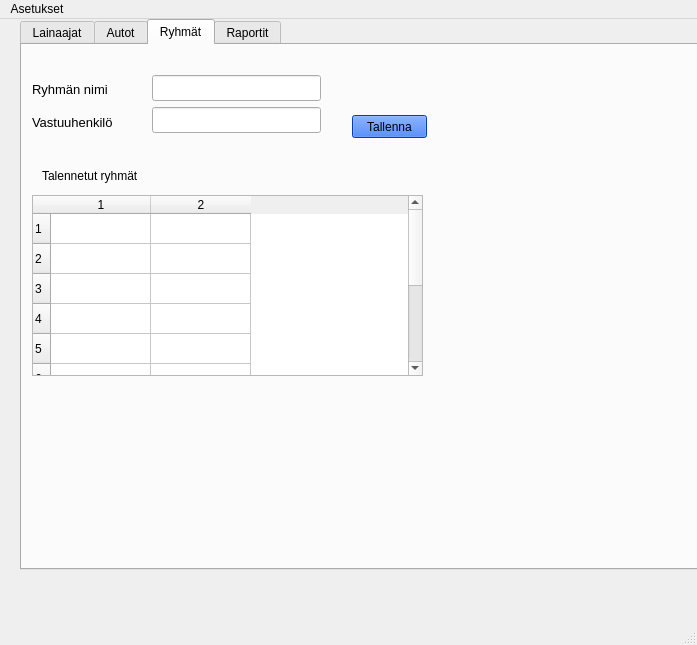
<?xml version="1.0" encoding="UTF-8"?>
<ui version="4.0">
 <class>MainWindow</class>
 <widget class="QMainWindow" name="MainWindow">
  <property name="geometry">
   <rect>
    <x>0</x>
    <y>0</y>
    <width>697</width>
    <height>645</height>
   </rect>
  </property>
  <property name="windowTitle">
   <string>MainWindow</string>
  </property>
  <property name="windowIcon">
   <iconset theme="preferences-desktop-accessibility"/>
  </property>
  <widget class="QWidget" name="centralwidget">
   <widget class="QTabWidget" name="tabWidget">
    <property name="geometry">
     <rect>
      <x>20</x>
      <y>0</y>
      <width>783</width>
      <height>551</height>
     </rect>
    </property>
    <property name="cursor">
     <cursorShape>PointingHandCursor</cursorShape>
    </property>
    <property name="currentIndex">
     <number>2</number>
    </property>
    <widget class="QWidget" name="studentTab">
     <property name="cursor">
      <cursorShape>ArrowCursor</cursorShape>
     </property>
     <attribute name="title">
      <string>Lainaajat</string>
     </attribute>
     <widget class="QTableWidget" name="registeredPersonsTableWidget">
      <property name="geometry">
       <rect>
        <x>20</x>
        <y>200</y>
        <width>601</width>
        <height>321</height>
       </rect>
      </property>
      <property name="cursor" stdset="0">
       <cursorShape>ForbiddenCursor</cursorShape>
      </property>
      <property name="rowCount">
       <number>10</number>
      </property>
      <property name="columnCount">
       <number>5</number>
      </property>
      <row/>
      <row/>
      <row/>
      <row/>
      <row/>
      <row/>
      <row/>
      <row/>
      <row/>
      <row/>
      <column/>
      <column/>
      <column/>
      <column/>
      <column/>
     </widget>
     <widget class="QLabel" name="registeredPersonsLabel">
      <property name="geometry">
       <rect>
        <x>20</x>
        <y>180</y>
        <width>131</width>
        <height>16</height>
       </rect>
      </property>
      <property name="text">
       <string>Rekisteröidyt lainaajat</string>
      </property>
     </widget>
     <widget class="QPushButton" name="savePersonPushButton">
      <property name="geometry">
       <rect>
        <x>320</x>
        <y>140</y>
        <width>71</width>
        <height>23</height>
       </rect>
      </property>
      <property name="font">
       <font>
        <bold>true</bold>
       </font>
      </property>
      <property name="cursor">
       <cursorShape>PointingHandCursor</cursorShape>
      </property>
      <property name="styleSheet">
       <string notr="true">background-color: rgb(57, 136, 220);
color: rgb(255, 255, 255);</string>
      </property>
      <property name="text">
       <string>Tallenna</string>
      </property>
     </widget>
     <widget class="QWidget" name="layoutWidget">
      <property name="geometry">
       <rect>
        <x>130</x>
        <y>10</y>
        <width>171</width>
        <height>156</height>
       </rect>
      </property>
      <layout class="QVBoxLayout" name="studentInputsVerticalLayout">
       <item>
        <widget class="QLineEdit" name="ssnLineEdit">
         <property name="font">
          <font>
           <pointsize>11</pointsize>
          </font>
         </property>
        </widget>
       </item>
       <item>
        <widget class="QLineEdit" name="firstNameLineEdit">
         <property name="font">
          <font>
           <pointsize>11</pointsize>
          </font>
         </property>
        </widget>
       </item>
       <item>
        <widget class="QLineEdit" name="lastNameLineEdit">
         <property name="font">
          <font>
           <pointsize>11</pointsize>
          </font>
         </property>
        </widget>
       </item>
       <item>
        <widget class="QComboBox" name="groupComboBox">
         <property name="font">
          <font>
           <pointsize>11</pointsize>
          </font>
         </property>
        </widget>
       </item>
       <item>
        <widget class="QLineEdit" name="vehicleClassLineEdit">
         <property name="font">
          <font>
           <pointsize>11</pointsize>
          </font>
         </property>
        </widget>
       </item>
      </layout>
     </widget>
     <widget class="QWidget" name="layoutWidget">
      <property name="geometry">
       <rect>
        <x>20</x>
        <y>10</y>
        <width>101</width>
        <height>151</height>
       </rect>
      </property>
      <layout class="QVBoxLayout" name="studentLabelsVerticalLayout">
       <item>
        <widget class="QLabel" name="ssnLabel">
         <property name="font">
          <font>
           <pointsize>10</pointsize>
          </font>
         </property>
         <property name="text">
          <string>Henkilötunnus</string>
         </property>
        </widget>
       </item>
       <item>
        <widget class="QLabel" name="firstNameLabel">
         <property name="font">
          <font>
           <pointsize>10</pointsize>
          </font>
         </property>
         <property name="text">
          <string>Etunimi</string>
         </property>
        </widget>
       </item>
       <item>
        <widget class="QLabel" name="lastNameLabel">
         <property name="font">
          <font>
           <pointsize>10</pointsize>
          </font>
         </property>
         <property name="text">
          <string>Sukunimi</string>
         </property>
        </widget>
       </item>
       <item>
        <widget class="QLabel" name="groupLabel">
         <property name="font">
          <font>
           <pointsize>10</pointsize>
          </font>
         </property>
         <property name="text">
          <string>Ryhmä</string>
         </property>
        </widget>
       </item>
       <item>
        <widget class="QLabel" name="vehicleClassLabel">
         <property name="font">
          <font>
           <pointsize>10</pointsize>
          </font>
         </property>
         <property name="text">
          <string>Ajoneuvoluokka</string>
         </property>
        </widget>
       </item>
      </layout>
     </widget>
    </widget>
    <widget class="QWidget" name="vehicleTab">
     <property name="cursor">
      <cursorShape>ArrowCursor</cursorShape>
     </property>
     <attribute name="title">
      <string>Autot</string>
     </attribute>
     <widget class="QWidget" name="layoutWidget">
      <property name="geometry">
       <rect>
        <x>10</x>
        <y>0</y>
        <width>101</width>
        <height>141</height>
       </rect>
      </property>
      <layout class="QVBoxLayout" name="vehicleLabelsVerticalLayout">
       <item>
        <widget class="QLabel" name="numberPlateLabel">
         <property name="font">
          <font>
           <pointsize>10</pointsize>
          </font>
         </property>
         <property name="text">
          <string>Rekisterinumero</string>
         </property>
        </widget>
       </item>
       <item>
        <widget class="QLabel" name="manufacturerLabel">
         <property name="font">
          <font>
           <pointsize>10</pointsize>
          </font>
         </property>
         <property name="text">
          <string>Merkki</string>
         </property>
        </widget>
       </item>
       <item>
        <widget class="QLabel" name="modelLabel">
         <property name="font">
          <font>
           <pointsize>10</pointsize>
          </font>
         </property>
         <property name="text">
          <string>Malli</string>
         </property>
        </widget>
       </item>
       <item>
        <widget class="QLabel" name="modelYearLabel">
         <property name="font">
          <font>
           <pointsize>10</pointsize>
          </font>
         </property>
         <property name="text">
          <string>Vuosimalli</string>
         </property>
        </widget>
       </item>
       <item>
        <widget class="QLabel" name="capacityLabel">
         <property name="font">
          <font>
           <pointsize>10</pointsize>
          </font>
         </property>
         <property name="text">
          <string>Henkilömäärä</string>
         </property>
        </widget>
       </item>
      </layout>
     </widget>
     <widget class="QWidget" name="layoutWidget_2">
      <property name="geometry">
       <rect>
        <x>120</x>
        <y>0</y>
        <width>169</width>
        <height>156</height>
       </rect>
      </property>
      <layout class="QVBoxLayout" name="vehicleInputsVerticalLayout">
       <item>
        <widget class="QLineEdit" name="numberPlateLineEdit">
         <property name="font">
          <font>
           <pointsize>11</pointsize>
          </font>
         </property>
        </widget>
       </item>
       <item>
        <widget class="QLineEdit" name="manufacturerLineEdit">
         <property name="font">
          <font>
           <pointsize>11</pointsize>
          </font>
         </property>
        </widget>
       </item>
       <item>
        <widget class="QLineEdit" name="modelLineEdit">
         <property name="font">
          <font>
           <pointsize>11</pointsize>
          </font>
         </property>
        </widget>
       </item>
       <item>
        <widget class="QLineEdit" name="modelYearLineEdit">
         <property name="font">
          <font>
           <pointsize>11</pointsize>
          </font>
         </property>
        </widget>
       </item>
       <item>
        <widget class="QLineEdit" name="capacityLineEdit">
         <property name="font">
          <font>
           <pointsize>11</pointsize>
          </font>
         </property>
        </widget>
       </item>
      </layout>
     </widget>
     <widget class="QPushButton" name="saveVehiclePushButton">
      <property name="geometry">
       <rect>
        <x>300</x>
        <y>120</y>
        <width>91</width>
        <height>23</height>
       </rect>
      </property>
      <property name="font">
       <font>
        <bold>true</bold>
       </font>
      </property>
      <property name="cursor">
       <cursorShape>PointingHandCursor</cursorShape>
      </property>
      <property name="styleSheet">
       <string notr="true">background-color: rgb(57, 136, 220);
color: rgb(255, 255, 255);</string>
      </property>
      <property name="text">
       <string>Tallenna</string>
      </property>
     </widget>
     <widget class="QPushButton" name="printBarcodePushButton">
      <property name="geometry">
       <rect>
        <x>300</x>
        <y>90</y>
        <width>91</width>
        <height>23</height>
       </rect>
      </property>
      <property name="font">
       <font>
        <bold>true</bold>
       </font>
      </property>
      <property name="cursor">
       <cursorShape>PointingHandCursor</cursorShape>
      </property>
      <property name="styleSheet">
       <string notr="true">background-color: rgb(220, 162, 25);
color: rgb(255, 255, 255);</string>
      </property>
      <property name="text">
       <string>Viivakoodi</string>
      </property>
     </widget>
     <widget class="QTableWidget" name="vehicleCatalogTableWidget">
      <property name="geometry">
       <rect>
        <x>10</x>
        <y>190</y>
        <width>601</width>
        <height>321</height>
       </rect>
      </property>
      <property name="cursor" stdset="0">
       <cursorShape>ForbiddenCursor</cursorShape>
      </property>
      <property name="rowCount">
       <number>10</number>
      </property>
      <property name="columnCount">
       <number>5</number>
      </property>
      <row/>
      <row/>
      <row/>
      <row/>
      <row/>
      <row/>
      <row/>
      <row/>
      <row/>
      <row/>
      <column/>
      <column/>
      <column/>
      <column/>
      <column/>
     </widget>
     <widget class="QLabel" name="vehicleListLabel">
      <property name="geometry">
       <rect>
        <x>10</x>
        <y>170</y>
        <width>101</width>
        <height>16</height>
       </rect>
      </property>
      <property name="text">
       <string>Autoluettelo</string>
      </property>
     </widget>
    </widget>
    <widget class="QWidget" name="tab">
     <attribute name="title">
      <string>Ryhmät</string>
     </attribute>
     <widget class="QPushButton" name="saveGroupPushButton">
      <property name="geometry">
       <rect>
        <x>330</x>
        <y>70</y>
        <width>75</width>
        <height>23</height>
       </rect>
      </property>
      <property name="styleSheet">
       <string notr="true">background-color: rgb(0, 85, 255);</string>
      </property>
      <property name="text">
       <string>Tallenna</string>
      </property>
     </widget>
     <widget class="QTableWidget" name="saveGroupsTableWidget">
      <property name="geometry">
       <rect>
        <x>10</x>
        <y>150</y>
        <width>391</width>
        <height>181</height>
       </rect>
      </property>
      <property name="rowCount">
       <number>10</number>
      </property>
      <property name="columnCount">
       <number>2</number>
      </property>
      <row/>
      <row/>
      <row/>
      <row/>
      <row/>
      <row/>
      <row/>
      <row/>
      <row/>
      <row/>
      <column/>
      <column/>
     </widget>
     <widget class="QLabel" name="saveGroupLabel">
      <property name="geometry">
       <rect>
        <x>20</x>
        <y>120</y>
        <width>111</width>
        <height>21</height>
       </rect>
      </property>
      <property name="text">
       <string>Talennetut ryhmät</string>
      </property>
     </widget>
     <widget class="QWidget" name="layoutWidget">
      <property name="geometry">
       <rect>
        <x>130</x>
        <y>30</y>
        <width>169</width>
        <height>60</height>
       </rect>
      </property>
      <layout class="QVBoxLayout" name="verticalLayout">
       <item>
        <widget class="QLineEdit" name="groupNameLineEdit">
         <property name="font">
          <font>
           <pointsize>11</pointsize>
          </font>
         </property>
        </widget>
       </item>
       <item>
        <widget class="QLineEdit" name="responsiblePLineEdit">
         <property name="font">
          <font>
           <pointsize>11</pointsize>
          </font>
         </property>
        </widget>
       </item>
      </layout>
     </widget>
     <widget class="QWidget" name="layoutWidget">
      <property name="geometry">
       <rect>
        <x>10</x>
        <y>30</y>
        <width>101</width>
        <height>61</height>
       </rect>
      </property>
      <layout class="QVBoxLayout" name="verticalLayout_2">
       <item>
        <widget class="QLabel" name="groupNameLabel">
         <property name="font">
          <font>
           <pointsize>10</pointsize>
          </font>
         </property>
         <property name="text">
          <string>Ryhmän nimi</string>
         </property>
        </widget>
       </item>
       <item>
        <widget class="QLabel" name="responsiblePLabel">
         <property name="font">
          <font>
           <pointsize>10</pointsize>
          </font>
         </property>
         <property name="text">
          <string>Vastuuhenkilö</string>
         </property>
        </widget>
       </item>
      </layout>
     </widget>
    </widget>
    <widget class="QWidget" name="reportsTab">
     <property name="cursor">
      <cursorShape>ArrowCursor</cursorShape>
     </property>
     <attribute name="title">
      <string>Raportit</string>
     </attribute>
     <widget class="QComboBox" name="reportTypecomboBox">
      <property name="geometry">
       <rect>
        <x>20</x>
        <y>30</y>
        <width>231</width>
        <height>22</height>
       </rect>
      </property>
      <property name="font">
       <font>
        <pointsize>11</pointsize>
       </font>
      </property>
     </widget>
     <widget class="QLabel" name="reportTypeLabel">
      <property name="geometry">
       <rect>
        <x>20</x>
        <y>10</y>
        <width>47</width>
        <height>13</height>
       </rect>
      </property>
      <property name="font">
       <font>
        <pointsize>10</pointsize>
       </font>
      </property>
      <property name="text">
       <string>Raportti</string>
      </property>
     </widget>
     <widget class="QDateEdit" name="beginingDateEdit">
      <property name="geometry">
       <rect>
        <x>20</x>
        <y>80</y>
        <width>110</width>
        <height>22</height>
       </rect>
      </property>
      <property name="font">
       <font>
        <pointsize>11</pointsize>
       </font>
      </property>
      <property name="displayFormat">
       <string>dd.MM.yyyy</string>
      </property>
      <property name="calendarPopup">
       <bool>true</bool>
      </property>
      <property name="date">
       <date>
        <year>2025</year>
        <month>1</month>
        <day>1</day>
       </date>
      </property>
     </widget>
     <widget class="QLabel" name="beginingLabel">
      <property name="geometry">
       <rect>
        <x>20</x>
        <y>60</y>
        <width>47</width>
        <height>13</height>
       </rect>
      </property>
      <property name="font">
       <font>
        <pointsize>10</pointsize>
       </font>
      </property>
      <property name="text">
       <string>Alkaa</string>
      </property>
     </widget>
     <widget class="QLabel" name="endingLabel">
      <property name="geometry">
       <rect>
        <x>140</x>
        <y>60</y>
        <width>47</width>
        <height>13</height>
       </rect>
      </property>
      <property name="font">
       <font>
        <pointsize>10</pointsize>
       </font>
      </property>
      <property name="text">
       <string>Päättyy</string>
      </property>
     </widget>
     <widget class="QDateEdit" name="endingDateEdit">
      <property name="geometry">
       <rect>
        <x>140</x>
        <y>80</y>
        <width>110</width>
        <height>22</height>
       </rect>
      </property>
      <property name="font">
       <font>
        <pointsize>11</pointsize>
       </font>
      </property>
      <property name="displayFormat">
       <string>dd.MM.yyyy</string>
      </property>
      <property name="calendarPopup">
       <bool>true</bool>
      </property>
      <property name="date">
       <date>
        <year>2025</year>
        <month>1</month>
        <day>1</day>
       </date>
      </property>
     </widget>
     <widget class="QPushButton" name="printReportPushButton">
      <property name="geometry">
       <rect>
        <x>260</x>
        <y>80</y>
        <width>61</width>
        <height>23</height>
       </rect>
      </property>
      <property name="font">
       <font>
        <bold>true</bold>
       </font>
      </property>
      <property name="cursor">
       <cursorShape>PointingHandCursor</cursorShape>
      </property>
      <property name="styleSheet">
       <string notr="true">background-color: rgb(57, 136, 220);
color: rgb(255, 255, 255);</string>
      </property>
      <property name="text">
       <string>Tulosta</string>
      </property>
     </widget>
     <widget class="QTableWidget" name="tableWidget">
      <property name="geometry">
       <rect>
        <x>20</x>
        <y>160</y>
        <width>641</width>
        <height>321</height>
       </rect>
      </property>
      <property name="cursor" stdset="0">
       <cursorShape>ForbiddenCursor</cursorShape>
      </property>
      <property name="rowCount">
       <number>22</number>
      </property>
      <property name="columnCount">
       <number>6</number>
      </property>
      <row/>
      <row/>
      <row/>
      <row/>
      <row/>
      <row/>
      <row/>
      <row/>
      <row/>
      <row/>
      <row/>
      <row/>
      <row/>
      <row/>
      <row/>
      <row/>
      <row/>
      <row/>
      <row/>
      <row/>
      <row/>
      <row/>
      <column/>
      <column/>
      <column/>
      <column/>
      <column/>
      <column/>
     </widget>
     <widget class="QLabel" name="previewLabel">
      <property name="geometry">
       <rect>
        <x>20</x>
        <y>140</y>
        <width>61</width>
        <height>16</height>
       </rect>
      </property>
      <property name="text">
       <string>Esikatselu</string>
      </property>
     </widget>
    </widget>
   </widget>
  </widget>
  <widget class="QMenuBar" name="menubar">
   <property name="geometry">
    <rect>
     <x>0</x>
     <y>0</y>
     <width>697</width>
     <height>33</height>
    </rect>
   </property>
   <widget class="QMenu" name="menuAsetukset">
    <property name="title">
     <string>Asetukset</string>
    </property>
    <addaction name="actionMuokkaa"/>
    <addaction name="actionTietoja_ohjelmasta"/>
   </widget>
   <addaction name="menuAsetukset"/>
  </widget>
  <widget class="QStatusBar" name="statusbar"/>
  <action name="actionMuokkaa">
   <property name="text">
    <string>Muokkaa...</string>
   </property>
   <property name="toolTip">
    <string>Muokkaa ohjelman asetuksia</string>
   </property>
   <property name="shortcut">
    <string>Ctrl+Shift+A</string>
   </property>
  </action>
  <action name="actionTietoja_ohjelmasta">
   <property name="text">
    <string>Tietoja ohjelmasta...</string>
   </property>
   <property name="shortcut">
    <string>Ctrl+Shift+T</string>
   </property>
  </action>
 </widget>
 <resources/>
 <connections/>
</ui>
